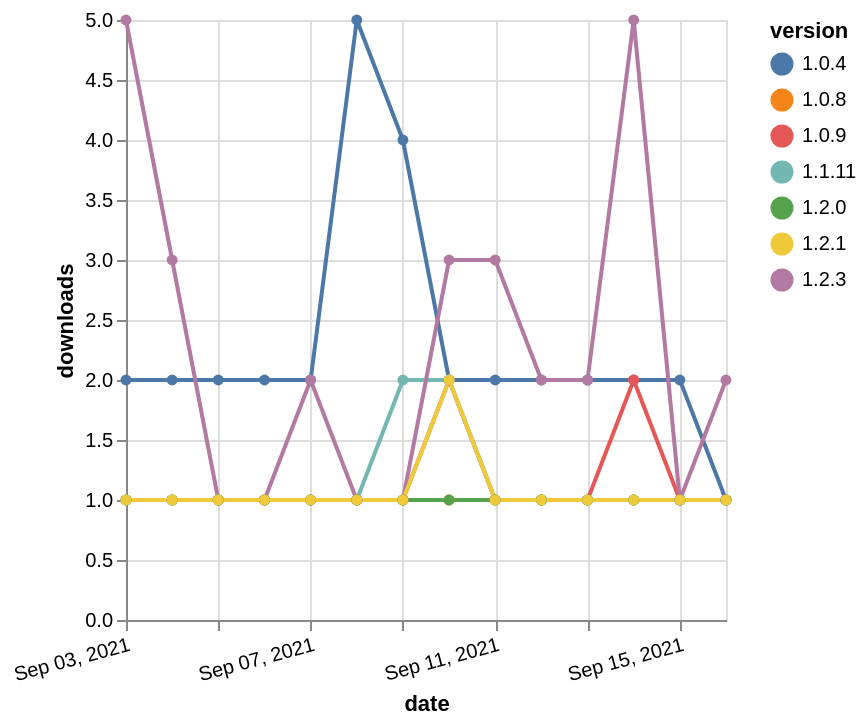

The Vega-Lite source for this figure:
### Vega-Lite specification from a JSON file in a GitHub repository (floating-point values rounded to 4 significant figures)
{"$schema": "https://vega.github.io/schema/vega-lite/v5.json", "description": "A simple bar chart with embedded data.", "data": {"values": [{"date": "2021-09-03", "total": 4846, "delta": 2, "version": "1.0.4"}, {"date": "2021-09-04", "total": 4848, "delta": 2, "version": "1.0.4"}, {"date": "2021-09-05", "total": 4850, "delta": 2, "version": "1.0.4"}, {"date": "2021-09-06", "total": 4852, "delta": 2, "version": "1.0.4"}, {"date": "2021-09-07", "total": 4854, "delta": 2, "version": "1.0.4"}, {"date": "2021-09-08", "total": 4859, "delta": 5, "version": "1.0.4"}, {"date": "2021-09-09", "total": 4863, "delta": 4, "version": "1.0.4"}, {"date": "2021-09-10", "total": 4865, "delta": 2, "version": "1.0.4"}, {"date": "2021-09-11", "total": 4867, "delta": 2, "version": "1.0.4"}, {"date": "2021-09-12", "total": 4869, "delta": 2, "version": "1.0.4"}, {"date": "2021-09-13", "total": 4871, "delta": 2, "version": "1.0.4"}, {"date": "2021-09-14", "total": 4873, "delta": 2, "version": "1.0.4"}, {"date": "2021-09-15", "total": 4875, "delta": 2, "version": "1.0.4"}, {"date": "2021-09-16", "total": 4876, "delta": 1, "version": "1.0.4"}, {"date": "2021-09-03", "total": 423, "delta": 1, "version": "1.0.9"}, {"date": "2021-09-04", "total": 424, "delta": 1, "version": "1.0.9"}, {"date": "2021-09-05", "total": 425, "delta": 1, "version": "1.0.9"}, {"date": "2021-09-06", "total": 426, "delta": 1, "version": "1.0.9"}, {"date": "2021-09-07", "total": 427, "delta": 1, "version": "1.0.9"}, {"date": "2021-09-08", "total": 428, "delta": 1, "version": "1.0.9"}, {"date": "2021-09-09", "total": 429, "delta": 1, "version": "1.0.9"}, {"date": "2021-09-10", "total": 431, "delta": 2, "version": "1.0.9"}, {"date": "2021-09-11", "total": 432, "delta": 1, "version": "1.0.9"}, {"date": "2021-09-12", "total": 433, "delta": 1, "version": "1.0.9"}, {"date": "2021-09-13", "total": 434, "delta": 1, "version": "1.0.9"}, {"date": "2021-09-14", "total": 436, "delta": 2, "version": "1.0.9"}, {"date": "2021-09-15", "total": 437, "delta": 1, "version": "1.0.9"}, {"date": "2021-09-16", "total": 438, "delta": 1, "version": "1.0.9"}, {"date": "2021-09-03", "total": 247, "delta": 1, "version": "1.0.8"}, {"date": "2021-09-04", "total": 248, "delta": 1, "version": "1.0.8"}, {"date": "2021-09-05", "total": 249, "delta": 1, "version": "1.0.8"}, {"date": "2021-09-06", "total": 250, "delta": 1, "version": "1.0.8"}, {"date": "2021-09-07", "total": 251, "delta": 1, "version": "1.0.8"}, {"date": "2021-09-08", "total": 252, "delta": 1, "version": "1.0.8"}, {"date": "2021-09-09", "total": 253, "delta": 1, "version": "1.0.8"}, {"date": "2021-09-10", "total": 254, "delta": 1, "version": "1.0.8"}, {"date": "2021-09-11", "total": 255, "delta": 1, "version": "1.0.8"}, {"date": "2021-09-12", "total": 256, "delta": 1, "version": "1.0.8"}, {"date": "2021-09-13", "total": 257, "delta": 1, "version": "1.0.8"}, {"date": "2021-09-14", "total": 258, "delta": 1, "version": "1.0.8"}, {"date": "2021-09-15", "total": 259, "delta": 1, "version": "1.0.8"}, {"date": "2021-09-16", "total": 260, "delta": 1, "version": "1.0.8"}, {"date": "2021-09-03", "total": 250, "delta": 1, "version": "1.1.11"}, {"date": "2021-09-04", "total": 251, "delta": 1, "version": "1.1.11"}, {"date": "2021-09-05", "total": 252, "delta": 1, "version": "1.1.11"}, {"date": "2021-09-06", "total": 253, "delta": 1, "version": "1.1.11"}, {"date": "2021-09-07", "total": 254, "delta": 1, "version": "1.1.11"}, {"date": "2021-09-08", "total": 255, "delta": 1, "version": "1.1.11"}, {"date": "2021-09-09", "total": 257, "delta": 2, "version": "1.1.11"}, {"date": "2021-09-10", "total": 259, "delta": 2, "version": "1.1.11"}, {"date": "2021-09-11", "total": 260, "delta": 1, "version": "1.1.11"}, {"date": "2021-09-12", "total": 261, "delta": 1, "version": "1.1.11"}, {"date": "2021-09-13", "total": 262, "delta": 1, "version": "1.1.11"}, {"date": "2021-09-14", "total": 263, "delta": 1, "version": "1.1.11"}, {"date": "2021-09-15", "total": 264, "delta": 1, "version": "1.1.11"}, {"date": "2021-09-16", "total": 265, "delta": 1, "version": "1.1.11"}, {"date": "2021-09-03", "total": 331, "delta": 5, "version": "1.2.3"}, {"date": "2021-09-04", "total": 334, "delta": 3, "version": "1.2.3"}, {"date": "2021-09-05", "total": 335, "delta": 1, "version": "1.2.3"}, {"date": "2021-09-06", "total": 336, "delta": 1, "version": "1.2.3"}, {"date": "2021-09-07", "total": 338, "delta": 2, "version": "1.2.3"}, {"date": "2021-09-08", "total": 339, "delta": 1, "version": "1.2.3"}, {"date": "2021-09-09", "total": 340, "delta": 1, "version": "1.2.3"}, {"date": "2021-09-10", "total": 343, "delta": 3, "version": "1.2.3"}, {"date": "2021-09-11", "total": 346, "delta": 3, "version": "1.2.3"}, {"date": "2021-09-12", "total": 348, "delta": 2, "version": "1.2.3"}, {"date": "2021-09-13", "total": 350, "delta": 2, "version": "1.2.3"}, {"date": "2021-09-14", "total": 355, "delta": 5, "version": "1.2.3"}, {"date": "2021-09-15", "total": 356, "delta": 1, "version": "1.2.3"}, {"date": "2021-09-16", "total": 358, "delta": 2, "version": "1.2.3"}, {"date": "2021-09-03", "total": 200, "delta": 1, "version": "1.2.0"}, {"date": "2021-09-04", "total": 201, "delta": 1, "version": "1.2.0"}, {"date": "2021-09-05", "total": 202, "delta": 1, "version": "1.2.0"}, {"date": "2021-09-06", "total": 203, "delta": 1, "version": "1.2.0"}, {"date": "2021-09-07", "total": 204, "delta": 1, "version": "1.2.0"}, {"date": "2021-09-08", "total": 205, "delta": 1, "version": "1.2.0"}, {"date": "2021-09-09", "total": 206, "delta": 1, "version": "1.2.0"}, {"date": "2021-09-10", "total": 207, "delta": 1, "version": "1.2.0"}, {"date": "2021-09-11", "total": 208, "delta": 1, "version": "1.2.0"}, {"date": "2021-09-12", "total": 209, "delta": 1, "version": "1.2.0"}, {"date": "2021-09-13", "total": 210, "delta": 1, "version": "1.2.0"}, {"date": "2021-09-14", "total": 211, "delta": 1, "version": "1.2.0"}, {"date": "2021-09-15", "total": 212, "delta": 1, "version": "1.2.0"}, {"date": "2021-09-16", "total": 213, "delta": 1, "version": "1.2.0"}, {"date": "2021-09-03", "total": 188, "delta": 1, "version": "1.2.1"}, {"date": "2021-09-04", "total": 189, "delta": 1, "version": "1.2.1"}, {"date": "2021-09-05", "total": 190, "delta": 1, "version": "1.2.1"}, {"date": "2021-09-06", "total": 191, "delta": 1, "version": "1.2.1"}, {"date": "2021-09-07", "total": 192, "delta": 1, "version": "1.2.1"}, {"date": "2021-09-08", "total": 193, "delta": 1, "version": "1.2.1"}, {"date": "2021-09-09", "total": 194, "delta": 1, "version": "1.2.1"}, {"date": "2021-09-10", "total": 196, "delta": 2, "version": "1.2.1"}, {"date": "2021-09-11", "total": 197, "delta": 1, "version": "1.2.1"}, {"date": "2021-09-12", "total": 198, "delta": 1, "version": "1.2.1"}, {"date": "2021-09-13", "total": 199, "delta": 1, "version": "1.2.1"}, {"date": "2021-09-14", "total": 200, "delta": 1, "version": "1.2.1"}, {"date": "2021-09-15", "total": 201, "delta": 1, "version": "1.2.1"}, {"date": "2021-09-16", "total": 202, "delta": 1, "version": "1.2.1"}]}, "width": "container", "mark": {"type": "line", "point": {"filled": true}}, "encoding": {"x": {"field": "date", "type": "temporal", "timeUnit": "yearmonthdate", "title": "date", "axis": {"labelAngle": -15}}, "y": {"field": "delta", "type": "quantitative", "title": "downloads"}, "color": {"field": "version", "type": "nominal"}, "tooltip": {"field": "delta"}}}
